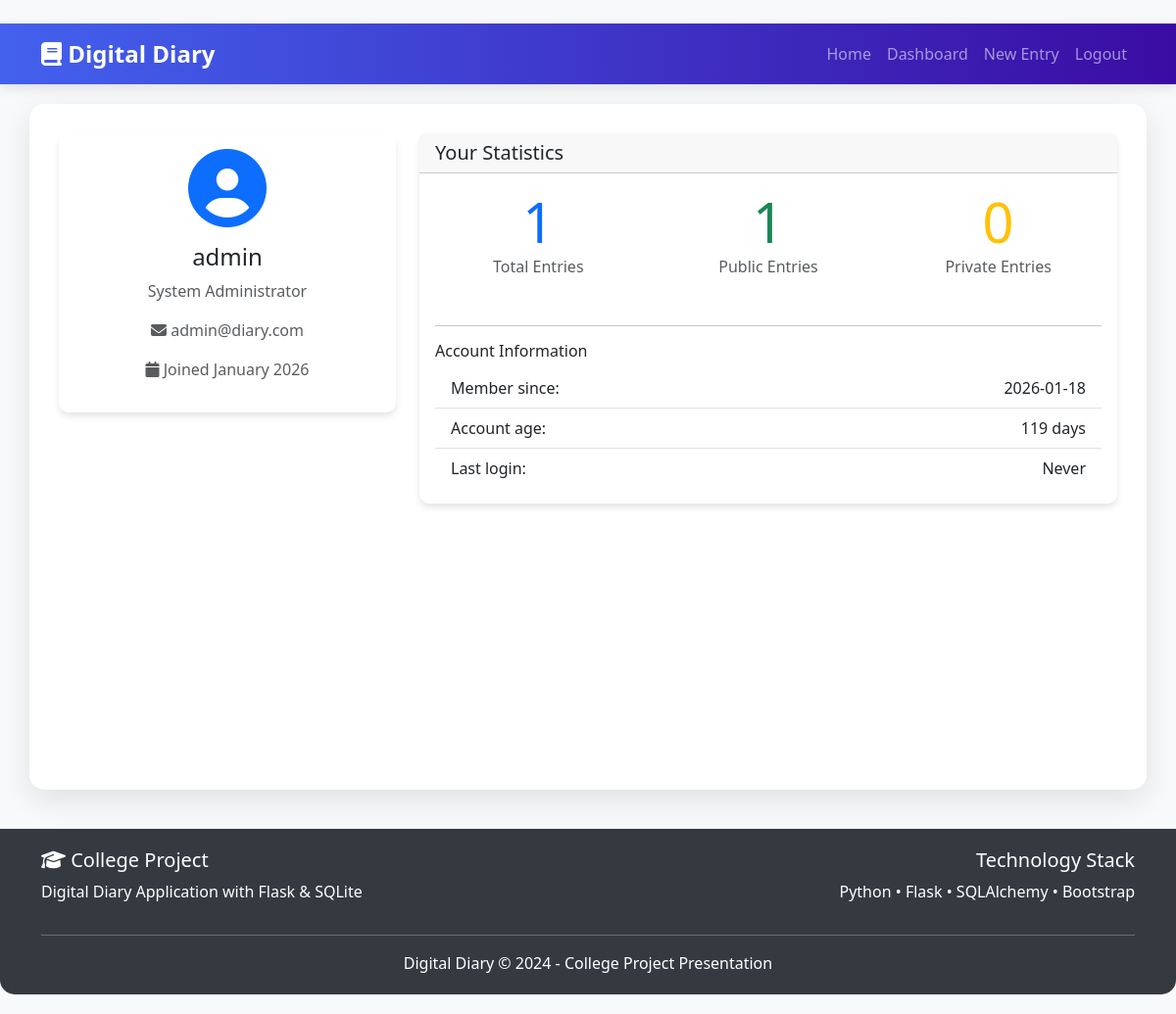
The page /profile (signed in) on the database its author committed.
### app.py (models this page shows, shortened)
class User(UserMixin, db.Model):
    id = db.Column(db.Integer, primary_key=True)
    username = db.Column(db.String(50), unique=True, nullable=False)
    email = db.Column(db.String(100), unique=True, nullable=False)
    password_hash = db.Column(db.String(255), nullable=False)
    full_name = db.Column(db.String(100))
    created_at = db.Column(db.DateTime, default=datetime.utcnow)
    last_login = db.Column(db.DateTime)
    entries = db.relationship('DiaryEntry', backref='author', lazy=True, cascade='all, delete-orphan')

### app.py (the view)
@app.route('/profile')
@login_required
def profile():
    user_stats = {
        'total_entries': DiaryEntry.query.filter_by(user_id=current_user.id).count(),
        'public_entries': DiaryEntry.query.filter_by(user_id=current_user.id, is_private=False).count(),
        'private_entries': DiaryEntry.query.filter_by(user_id=current_user.id, is_private=True).count(),
        'account_age': (datetime.utcnow() - current_user.created_at).days
    }
    return render_template('profile.html',
                         user_stats=user_stats,
                         user=current_user)

### app.py (called while the page is built)
@app.context_processor
def inject_user():
    return dict(user=current_user)

@login_manager.user_loader
def load_user(user_id):
    return User.query.get(int(user_id))

@app.context_processor
def utility_processor():
    return dict(get_mood_emoji=get_mood_emoji, get_mood_color=get_mood_color, now=datetime.utcnow)

### templates/profile.html (shortened to what this page needs)
﻿{% extends "base.html" %}
{% block content %}
<div class="row">
    <div class="col-md-4">
        <div class="card diary-card">
            <div class="card-body text-center">
                <div class="mb-3">
                    <i class="fas fa-user-circle fa-5x text-primary"></i>
                </div>
                <h4>{{ user.username }}</h4>
                <p class="text-muted">{{ user.full_name or 'No full name provided' }}</p>
                <p class="text-muted">
                    <i class="fas fa-envelope"></i> {{ user.email }}
                </p>
                <p class="text-muted">
                    <i class="fas fa-calendar"></i> Joined {{ user.created_at.strftime('%B %Y') }}
                </p>
            </div>
        </div>
    </div>
    <div class="col-md-8">
        <div class="card diary-card">
            <div class="card-header">
                <h5 class="mb-0">Your Statistics</h5>
            </div>
            <div class="card-body">
                <div class="row">
                    <div class="col-md-4 text-center mb-3">
                        <div class="display-4 text-primary">{{ user_stats.total_entries }}</div>
                        <p class="text-muted">Total Entries</p>
                    </div>
                    <div class="col-md-4 text-center mb-3">
                        <div class="display-4 text-success">{{ user_stats.public_entries }}</div>
                        <p class="text-muted">Public Entries</p>
                    </div>
                    <div class="col-md-4 text-center mb-3">
                        <div class="display-4 text-warning">{{ user_stats.private_entries }}</div>
                        <p class="text-muted">Private Entries</p>
                    </div>
                </div>
                <hr>
                <h6>Account Information</h6>
                <ul class="list-group list-group-flush">
                    <li class="list-group-item d-flex justify-content-between">
                        <span>Member since:</span>
                        <span>{{ user.created_at.strftime('%Y-%m-%d') }}</span>
                    </li>
                    <li class="list-group-item d-flex justify-content-between">
                        <span>Account age:</span>
                        <span>{{ user_stats.account_age }} days</span>
                    </li>
                    <li class="list-group-item d-flex justify-content-between">
                        <span>Last login:</span>
                        <span>{{ user.last_login.strftime('%Y-%m-%d %H:%M') if user.last_login else 'Never' }}</span>
                    </li>
                </ul>
            </div>
        </div>
    </div>
</div>
{% endblock %}

### templates/base.html (style rules this page uses)
body { background: #f8f9fa; min-height: 100vh; padding-bottom: 20px; }
.diary-card { border-radius: 10px; box-shadow: 0 4px 6px rgba(0,0,0,0.1); margin-bottom: 20px; border: none; }

### rows shown on the page
User: username "admin", full_name "System Administrator", email "admin@diary.com", created_at "January 2026", created_at "2026-01-18", last_login "Never"

### other values the page prints
{{ user_stats.total_entries }} "1"
{{ user_stats.public_entries }} "1"
{{ user_stats.private_entries }} "0"
{{ user_stats.account_age }} "119"
